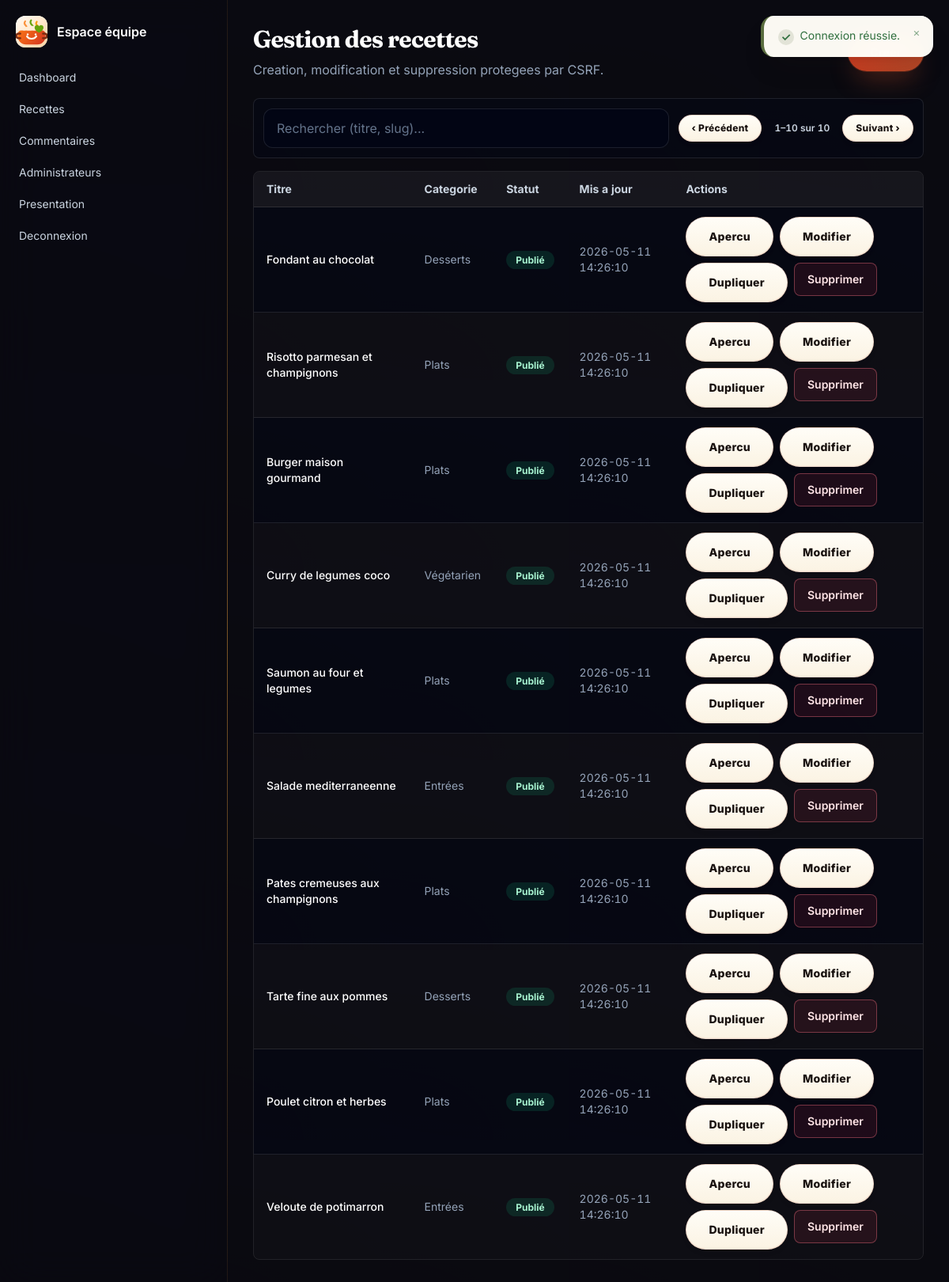
Page /admin/recipes/index.php (signed in) on the committed database.
### tables this page shows
CREATE TABLE IF NOT EXISTS recipes (
  id INT AUTO_INCREMENT PRIMARY KEY,
  title VARCHAR(150) NOT NULL,
  slug VARCHAR(180) NOT NULL UNIQUE,
  short_description VARCHAR(300) NOT NULL,
  description TEXT NOT NULL,
  ingredients TEXT NOT NULL,
  preparation_steps TEXT NOT NULL,
  image_path VARCHAR(255) NULL,
  category VARCHAR(40) NOT NULL DEFAULT 'plats',
  status ENUM('draft', 'published', 'archived') NOT NULL DEFAULT 'draft',
  published_at DATETIME NULL,
  view_count INT UNSIGNED NOT NULL DEFAULT 0,
  created_at DATETIME NOT NULL DEFAULT CURRENT_TIMESTAMP,
  updated_at DATETIME NOT NULL DEFAULT CURRENT_TIMESTAMP ON UPDATE CURRENT_TIMESTAMP,
  INDEX idx_recipes_slug (slug),
  INDEX idx_recipes_public (status, category, published_at)
);

### public/admin/recipes/index.php (called while the page is built)
<?php require __DIR__ . '/../../../admin/recipes/index.php';

### app/config/database.php (called while the page is built, shortened)
<?php
function db(): PDO
{
    $host = env_value('DB_HOST', '127.0.0.1');
    $port = env_value('DB_PORT', '3306');
    $name = env_value('DB_NAME', 'secure_recipes_greta92');
    $user = env_value('DB_USER', 'root');
    $password = env_value('DB_PASSWORD', '');
    $dsn = "mysql:host={$host};port={$port};dbname={$name};charset=utf8mb4";
    $pdo = new PDO($dsn, (string) $user, (string) $password, [
        PDO::ATTR_ERRMODE => PDO::ERRMODE_EXCEPTION,
        PDO::ATTR_DEFAULT_FETCH_MODE => PDO::FETCH_ASSOC,
        PDO::ATTR_EMULATE_PREPARES => false,
    ]);
    return $pdo;
}

### app/repositories/RecipeRepository.php (called while the page is built, shortened)
<?php
final class RecipeRepository
{
    public function all(): array
    {
        $stmt = $this->pdo->prepare('SELECT * FROM recipes ORDER BY created_at DESC, id DESC');
        $stmt->execute();
        return $stmt->fetchAll();
    }
}

### admin/recipes/index.php (the view, shortened to what this page needs)
<?php
require_once BASE_PATH . '/app/config/database.php';
require_once BASE_PATH . '/app/repositories/RecipeRepository.php';
$recipes = [];
$error = null;
try {
    $recipes = (new RecipeRepository(db()))->all();
} catch (Throwable $exception) {
    $error = 'Base de donnees indisponible.';
}
?>
<div class="mb-6 flex flex-col gap-3 sm:flex-row sm:items-center sm:justify-between">
    <div>
        <h1 class="text-3xl font-bold text-white">Gestion des recettes</h1>
        <p class="mt-2 text-slate-400">Creation, modification et suppression protegees par CSRF.</p>
    </div>
    <a class="btn-primary" href="/admin/recipes/create.php">Creer</a>
</div>
<?php if ($error): ?>
    <div class="panel-card p-5 text-amber-100"><?= e($error) ?></div>
<?php else: ?>
    <div class="mb-4 flex flex-wrap items-center gap-3 rounded-lg border border-white/10 bg-slate-950/40 p-3" data-table-toolbar="recipes">
        <label class="relative flex-1 min-w-[220px]">
            <input class="field" type="search" placeholder="Rechercher (titre, slug)..." data-table-search>
        </label>
        <div class="flex items-center gap-2 text-xs font-semibold text-slate-400">
            <button type="button" class="btn-secondary !px-4 !py-2 !text-xs" data-table-prev aria-label="Page précédente">‹ Précédent</button>
            <span data-table-indicator class="tabular px-2 text-slate-300">—</span>
            <button type="button" class="btn-secondary !px-4 !py-2 !text-xs" data-table-next aria-label="Page suivante">Suivant ›</button>
        </div>
    </div>
    <div class="overflow-hidden rounded-lg border border-white/10">
        <table class="w-full min-w-[760px] divide-y divide-white/10 text-left text-sm" data-table="recipes" data-page-size="10">
            <thead class="bg-white/5 text-slate-300">
                <tr><th class="px-4 py-3">Titre</th><th class="px-4 py-3">Categorie</th><th class="px-4 py-3">Statut</th><th class="px-4 py-3">Mis a jour</th><th class="px-4 py-3">Actions</th></tr>
            </thead>
            <tbody class="divide-y divide-white/10">
                <?php foreach ($recipes as $recipe): ?>
                    <tr class="bg-slate-950/40" data-search="<?= e($recipe['title'] . ' ' . $recipe['slug'] . ' ' . ($recipe['category'] ?? '') . ' ' . ($recipe['status'] ?? '')) ?>">
                        <td class="px-4 py-3 font-medium text-white"><?= e($recipe['title']) ?></td>
                        <td class="px-4 py-3 text-slate-400"><?= e(recipe_category_label($recipe['category'] ?? null)) ?></td>
                        <td class="px-4 py-3">
                            <span class="rounded-full px-3 py-1 text-xs font-bold <?= ($recipe['status'] ?? '') === 'published' ? 'bg-emerald-500/15 text-emerald-200' : (($recipe['status'] ?? '') === 'archived' ? 'bg-slate-500/20 text-slate-300' : 'bg-amber-500/15 text-amber-200') ?>">
                                <?= e(recipe_statuses()[$recipe['status'] ?? 'draft'] ?? 'Brouillon') ?>
                            </span>
                        </td>
                        <td class="px-4 py-3 text-slate-400"><?= e($recipe['updated_at']) ?></td>
                        <td class="px-4 py-3">
                            <div class="flex flex-wrap gap-2">
                                <a class="btn-secondary" href="/admin/recipes/preview.php?id=<?= e($recipe['id']) ?>">Apercu</a>
                                <a class="btn-secondary" href="/admin/recipes/edit.php?id=<?= e($recipe['id']) ?>">Modifier</a>
                                <form method="post" action="/admin/recipes/duplicate.php">
                                    <button class="btn-secondary" type="submit">Dupliquer</button>
                                </form>
                                <form method="post" action="/admin/recipes/delete.php" data-confirm="Êtes-vous sûr de vouloir supprimer définitivement la recette « <?= e($recipe['title']) ?> » ? Cette action est irréversible.">
                                    <button class="btn-danger" type="submit">Supprimer</button>
                                </form>
                            </div>
                        </td>
                    </tr>
                <?php endforeach; ?>
            </tbody>
        </table>
    </div>
<?php endif; ?>

### rows in the picture
recipes: title "Fondant au chocolat", category "Desserts", status "Publié", updated_at "2026-05-11 14:26:10"
recipes: title "Risotto parmesan et champignons", category "Plats", status "Publié", updated_at "2026-05-11 14:26:10"
recipes: title "Burger maison gourmand", category "Plats", status "Publié", updated_at "2026-05-11 14:26:10"
recipes: title "Curry de legumes coco", category "Végétarien", status "Publié", updated_at "2026-05-11 14:26:10"
recipes: title "Saumon au four et legumes", category "Plats", status "Publié", updated_at "2026-05-11 14:26:10"
recipes: title "Salade mediterraneenne", category "Entrées", status "Publié", updated_at "2026-05-11 14:26:10"
recipes: title "Pates cremeuses aux champignons", category "Plats", status "Publié", updated_at "2026-05-11 14:26:10"
recipes: title "Tarte fine aux pommes", category "Desserts", status "Publié", updated_at "2026-05-11 14:26:10"
recipes: title "Poulet citron et herbes", category "Plats", status "Publié", updated_at "2026-05-11 14:26:10"
recipes: title "Veloute de potimarron", category "Entrées", status "Publié", updated_at "2026-05-11 14:26:10"

### other values in the picture
$message "Connexion réussie."
